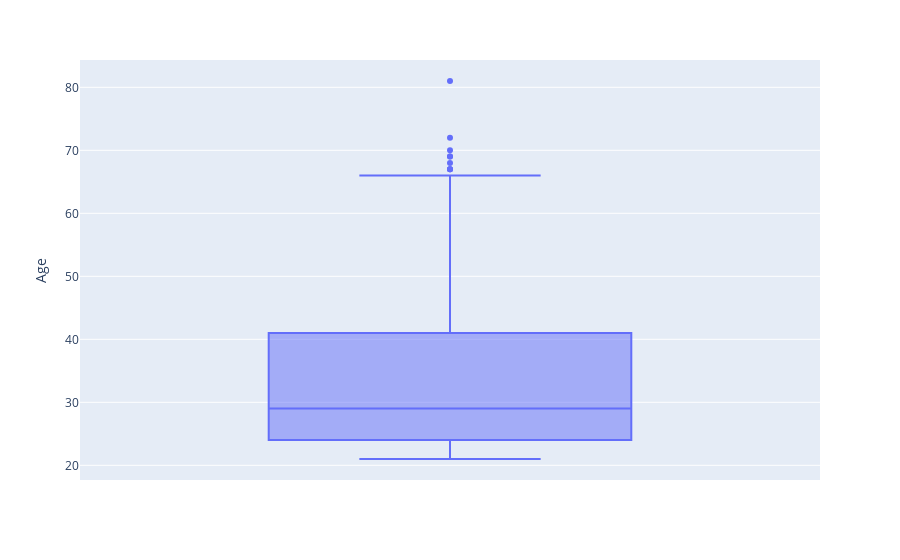

Source (notebook cell):
### Markdown cell above
#### 8. 'Age'

### Code cell
boxplot_of(d_data, 'Age')

### Figure 1 — Plotly figure (JSON) as saved in the notebook; plotly's stock layout.template omitted (floating-point values rounded to 4 significant figures; data arrays with more than 128 entries replaced by an {"elided": "..."} marker saying what was removed)
{"data": [{"alignmentgroup": "True", "hovertemplate": "Age=%{y}<extra></extra>", "legendgroup": "", "marker": {"color": "#636efa"}, "name": "", "notched": false, "offsetgroup": "", "orientation": "v", "showlegend": false, "type": "box", "x0": " ", "xaxis": "x", "y": {"elided": "768 int values"}, "y0": " ", "yaxis": "y"}], "layout": {"boxmode": "group", "legend": {"tracegroupgap": 0}, "margin": {"t": 60}, "xaxis": {"anchor": "y", "domain": [0, 1]}, "yaxis": {"anchor": "x", "domain": [0, 1], "title": {"text": "Age"}}}}
